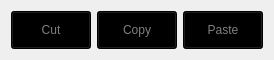
  <widget class="QWidget" name="horizontalLayoutWidget_2">
   <property name="geometry">
    <rect>
     <x>1030</x>
     <y>800</y>
     <width>181</width>
     <height>41</height>
    </rect>
   </property>
   <layout class="QHBoxLayout" name="Using_clipboard">
    <item>
     <widget class="QPushButton" name="cut">
      <property name="cursor">
       <cursorShape>PointingHandCursor</cursorShape>
      </property>
      <property name="styleSheet">
       <string notr="true">QPushButton{
  background-color: black;
  color: gray;
  width: 55px;
  height: 30px;
}

QPushButton:hover {
  background-color: silver;
}

QPushButton:pressed {
  background-color: white;
}</string>
      </property>
      <property name="text">
       <string>Cut</string>
      </property>
     </widget>
    </item>
    <item>
     <widget class="QPushButton" name="copy">
      <property name="cursor">
       <cursorShape>PointingHandCursor</cursorShape>
      </property>
      <property name="styleSheet">
       <string notr="true">QPushButton{
  background-color: black;
  color: gray;
  width: 55px;
  height: 30px;
}

QPushButton:hover {
  background-color: silver;
}

QPushButton:pressed {
  background-color: white;
}</string>
      </property>
      <property name="text">
       <string>Copy</string>
      </property>
     </widget>
    </item>
    <item>
     <widget class="QPushButton" name="paste">
      <property name="cursor">
       <cursorShape>PointingHandCursor</cursorShape>
      </property>
      <property name="styleSheet">
       <string notr="true">QPushButton{
  background-color: black;
  color: gray;
  width: 55px;
  height: 30px;
}

QPushButton:hover {
  background-color: silver;
}

QPushButton:pressed {
  background-color: white;
}</string>
      </property>
      <property name="text">
       <string>Paste</string>
      </property>
     </widget>
    </item>
   </layout>
  </widget>
